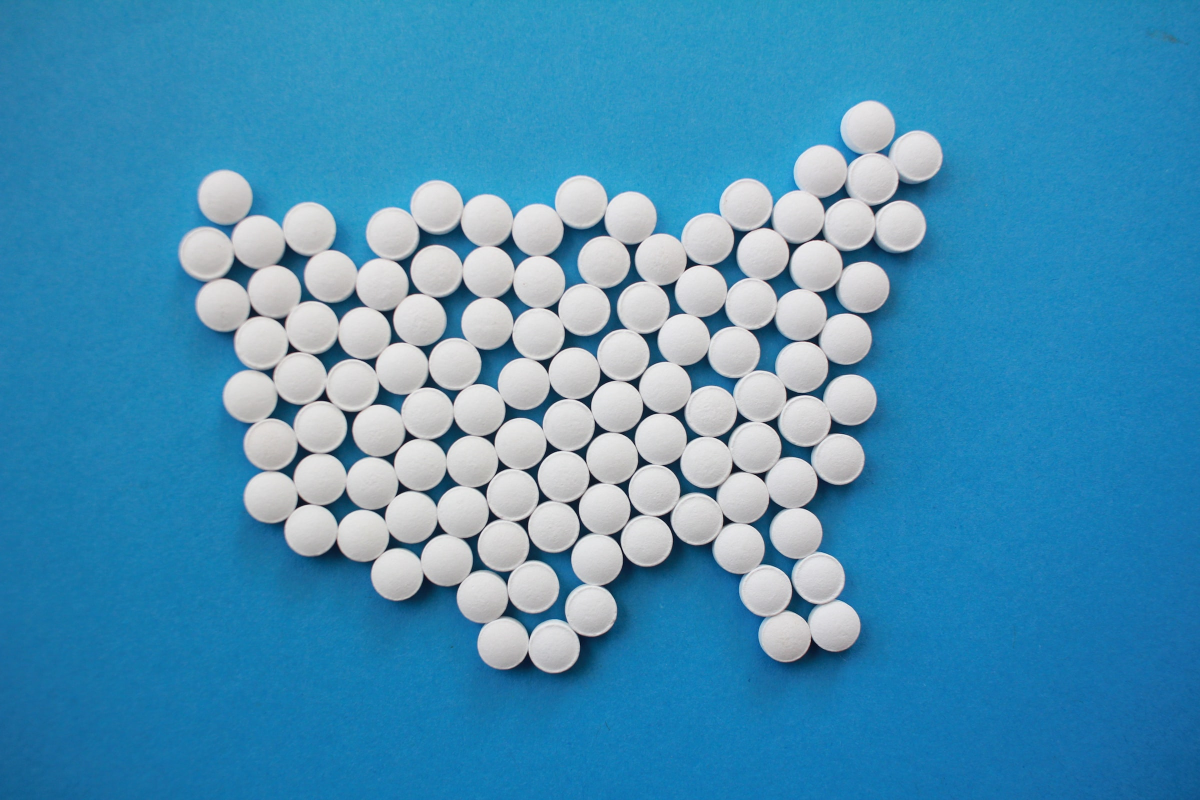
#> input picture data/misc/pills.jpg, 2400 x 1600 px (shown at 1/2 size)
$ jupyter execute --allow-errors TP2.ipynb
#> lines starting #> are read from the running program, lines starting #| are printed output that depends on the picture
[cell 1]
import numpy as np
import matplotlib.pyplot as plt
import glob
import torch

from torchvision import datasets, transforms
from skimage.filters import threshold_otsu, threshold_local
from skimage import data, color, img_as_ubyte
from skimage.feature import canny
from skimage.draw import circle_perimeter, ellipse_perimeter


from sklearn.decomposition import PCA
from sklearn.svm import SVC
from time import time
from PIL import Image
from sklearn.cluster import KMeans

# 1 Clustering Images

Cette section présente plusieurs méthodes de clustering et montre comment les utiliser pour grouper des images afin de trouver des groupes d'images similaires.
Le clustering peut être utilisé pour la reconnaissance d'images, pour diviser des ensembles de données d'images, et pour l'organisation et la navigation.
Nous verrons également comment utiliser le clustering pour visualiser la similarité entre les images.

### K-Means Clustering

K-means est un algorithme de clustering très simple qui tente de partitionner les données d'entrée en k-clusters.
K-means fonctionne en raffinant de manière itérative une estimation initiale des centroïdes de classe comme
comme suit :
1. Initialiser les centroïdes $μ_i, i = 1, ..., k$, au hasard ou avec une certaine approximation.
2. Assignez chaque point de données à la classe $c_i$ de son centroïde le plus proche.
3. Mettre à jour les centroïdes comme la moyenne de tous les points de données assignés à cette classe.
4. Répétez les étapes 2 et 3 jusqu'à la convergence.

K-means essaie de minimiser la variance totale au sein de la classe.

L'algorithme ci-dessus est un algorithme de raffinement heuristique qui fonctionne bien dans la plupart des cas, mais il ne garantit pas que la meilleure solution soit trouvée.
Pour éviter les effets du choix d'une mauvaise initialisation des centroïdes, l'algorithme est souvent exécuté plusieurs fois avec différents centroïdes d'initialisation.
Ensuite, la solution présentant la plus faible variance V est sélectionnée.
Le principal inconvénient de cet algorithme est que le nombre de clusters doit être décidé au préalable, et un choix inapproprié donnera de mauvais résultats de clustering.
Les avantages sont qu'il est simple à mettre en œuvre, qu'il est parallélisable et qu'il fonctionne bien pour un large éventail de problèmes sans qu'il soit nécessaire de le régler.

### 1.1 Clustering avec Sklearn

Bien que simple à mettre en œuvre, il n'est pas nécessaire de le faire. La bibliothèque Sklearn est fournie avec une implémentation des k-means. Voici comment l'utiliser.

[cell 2]
#Commençons par créer un échantillon de données 2D pour illustrer notre propos :
class1 = 1.5 * np.random.randn(100,2)
class2 = np.random.randn(100,2) + np.array([5,5])
X = np.vstack((class1,class2))

kmeans = KMeans(n_init = 'auto', n_clusters=2, random_state=0).fit(X)

# Cela génère deux classes normalement distribuées en deux dimensions.
# Pour essayer de regrouper les points, exécutez k-means avec k = 2 comme ceci :
centroids = kmeans.cluster_centers_

# The variance is returned but we don’t really need it, since the SciPy implementation computes several runs (default is 20) and selects the one with smallest variance for us.
# Now you can check where each data point is assigned using the vector quantization function in the SciPy package:
code = kmeans.predict(X)

# En vérifiant la valeur du code, nous pouvons voir s'il y a des affectations incorrectes.
# Pour visualiser, nous pouvons tracer les points et les centroïdes finaux :
plt.figure()
ndx = np.where(code==0)[0]
plt.plot(X[ndx,0],X[ndx,1],'*')

ndx = np.where(code==1)[0]
plt.plot(X[ndx,0],X[ndx,1],'r.')
plt.plot(centroids[:,0],centroids[:,1],'go')
plt.axis('off')
plt.show()
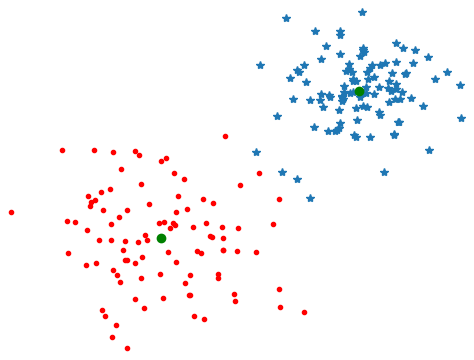
#> figure drawn by matplotlib, 1 panel

#### 📝 Q1 : Sur l'exemple ci-dessous que pouvez-vous conclure sur l'efficacité de clustering des k-means sur ce dataset synthétique ?

_Note : Here the function "where()" gives the indices for each class._

### 1.2 Clustering Images

---
__Storyboard:__

Dans cet exercice on se place dans le cadre dans un site qui s'apparenterait à Vinted, les utilisateurs mettent en ligne des photos de leur vêtements sans pour autant dire de quel type il s'agit: chaussures/sac/pull/etc.

Une partie des utilisateur ont fait correctement correspondre un __label__ (y_train) à chacun de leurs article (X_train), cependant une autre partie des utilisateurs n'a pas fait cet effort.

On cherche dans un premier temps à regrouper les articles présent dans cette base d'images afin de leur assigner une __classe__ par la suite.

---

Comme évoqué précédemment: le clustering est un algorithme d'apprentissage automatique non supervisé qui reconnaît les modèles sans étiquettes spécifiques et regroupe les données en fonction des caractéristiques. Dans notre cas, nous allons voir si un algorithme de clustering (k-means) peut trouver un modèle entre différentes images des vêtements présents dans f-MNIST sans les étiquettes (__y__).

Ici seront utilisés K-Means et PCA.
L'analyse en composantes principales (Principal Component Analysis) ou PCA est une méthode permettant de réduire les dimensions d'un ensemble de données donné tout en conservant la majeure partie de sa variance. Wikipedia la définit comme suit : "La PCA est définie comme une transformation linéaire orthogonale qui transforme les données dans un nouveau système de coordonnées de sorte que la plus grande variance par une certaine projection scalaire des données se situe sur la première coordonnée (appelée première composante principale), la deuxième plus grande variance sur la deuxième coordonnée, et ainsi de suite."

_Note: Maitriser ce sujet est tout sauf essentiel ici, il faut simplement comprendre que la PCA est utilisée dans un but de réduction de dimension._

En résumé, la PCA réduit les dimensions de l'ensemble de données tout en conservant la plupart des informations. Par exemple, si un ensemble de données possède 1000 caractéristiques, il peut-être réduit à 200 caractéristiques en fonction de la quantité spécifiée de variance conservée.
Plus la variance retenue est élevée, plus l'information est conservée, mais plus les dimensions résultantes seront importantes.

Moins de dimensions signifie moins de temps pour former et tester un modèle.
Dans certains cas, les modèles qui utilisent un ensemble de données avec la PCA sont plus performants que sur l'ensemble de données original.

__Le plan d'attaque est le suivant:__ exécuter les k-means sur le jeu de données, mais seulement après avoir appliqué la PCA sur celui-ci, donc:

1. Charger le dataset depuis keras
2. Pré-traiter les données, aplatir les données (de 60000 x ? x ? array à 60000 x ? array)
3. Appliquez la PCA pour réduire les dimensions (? à 420 avec une variance de 0,98).
4. Appliquez la classification K-means sur l'ensemble de données PC (10 clusters).
5. Observez et analysez les résultats à l'aide de matplotlib.

__Chargement du Dataset__ f-MNIST est un jeu de données se composant d'__images de mêmes tailles__, de différentes variétés de vêtements, les chiffres représentant les types de vêtements suivants.

[cell 3]
# Mapping from label indices to description
label_to_desc = ['T-Shirt/Top', 'Trouser', 'Pullover', 'Dress', 'Coat', 'Sandals', 'Shirt', 'Sneaker', 'Bag', 'Ankle boots']

# Loading the dataset
# Assuming you want to use the Fashion MNIST dataset
#> (the rest of this cell did not finish here and is left out)

#### 📝 Q2: Après avoir chargé le dataset, déterminer de quelles tailles sont les images contenues initialement dans le dataset.

#### 📝 Q3: Afficher quelques images contenues dans ce dataset.

#> (a cell that did not finish here is left out)

[cell 5]
#Q2
img_size = ... #Entre 25 et 30

[cell 6]
#Q3
fig, ax = plt.subplots(1, 1, figsize=(8, 4))
#> (the rest of this cell did not finish here and is left out)

__Prétraitement des données__: nous transformons les données en tableau 2D à partir d'un tableau 3D en aplatissant les caractéristiques en une dimension.
Chaque image du tableau img_size x img_size est maintenant un tableau unique de img_size² caractéristiques. Ainsi, notre jeu de données devient un tableau de dimension 60000 x img_size² à partir de sa version initiale de dimension 60000 x img_size x img_size.

#> (a cell that did not finish here is left out)

__PCA (Principle Component Analysis)__: nous allons maintenant utiliser la PCA sur notre dataset pour réduire ses dimensions.
Nous choisirons notre variance retenue de __0,98__ (valeur sélectionnée par "trial and error") et l'utiliserons sur notre ensemble de données.

#### 📝 Q4 : Editez le code suivant pour afficher la dimension des datasets avant et après PCA. Il est possible d'obtenir la dimension du dataset avant d'employer la fonction "transform", indice: il suffit d'utiliser un des attributs de l'objet "pca".

#> (a cell that did not finish here is left out)

Nous pouvons également effectuer une transformation inverse des données pour voir comment les données ont été altérées par la PCA.

#### 📝 Q5 : Compléter le code ci-dessous pour affichez correctement les images. _Indice: vous devrez utiliser la fonction 'reshape'

#> (a cell that did not finish here is left out)

__K-Means Clustering__: Pour construire le modèle k-means, nous avons besoin des valeurs des paramètres suivants.

- __'init'__ : Méthode d'initialisation des centroïdes. __La valeur sera : "k-means++"_. k-means++ : Sélectionne les centres initiaux des clusters pour le clustering k-mean d'une manière intelligente pour accélérer la convergence.

- __'n_clusters'__ : Le nombre de clusters à former ainsi que le nombre de centroïdes à générer. __La valeur sera : 10__ ( nous avons 10 classes selon l'INDEX, ce n'est peut-être pas le meilleur mais c'est suffisant pour notre contexte)

- __'n_init'__ : Nombre de fois que l'algorithme k-means sera exécuté avec différentes graines de centroïdes. Le résultat final sera la meilleure sortie de n_init exécutions consécutives en termes d'inertie. __La valeur sera : 35__ sur la base de nos résultats d'inertie (ce n'est peut-être pas le meilleur mais c'est suffisant pour notre contexte).

Nous avons maintenant notre modèle et nous l'adaptons à notre jeu de données.
Essayez d'abord d'utiliser les paramètres mentionnés pour vérifier les résultats.
Vous pourrez les changer plus tard et observer des résultats différents.

#### 📝 Q6 : En exploitant les questions précédentes et les exemples initiliser un objet 'k_means' avec les paramètres souhaités et ajuster le (avec la fonction '.fit') à vos données (obtenues après PCA).

#> (a cell that did not finish here is left out)

Maintenant, le modèle a été ajusté sur notre jeu de données d'images sur lequel nous avons effectué une ACP.
Les données sont maintenant divisées en 10 clusters.
Nous devons maintenant vérifier quel type d'image se retrouve dans chacun de ces clusters et voir s'il y a un certain schéma.
Rappelez-vous que la distribution sera similaire mais que le nombre (étiquette) des clusters pourrait être différent lorsque vous exécuterez cette opération.

__Visualisation et analyse__: Après le fit, nous utilisons le code suivant pour visualiser nos clusters.

#### 📝 Q7 : En utilisant l'attribut '.labels_' de l'objet 'k_means' vous pourrez obtenir les labels affectés aux objets du dataset 'X_train_pca'. Completer le code suivant :

#> (a cell that did not finish here is left out)

Si tout s'est bien passé vous devriez obtenir une mosaique d'images plutôt similaires, pour 'clust=3' j'obtiens un groupe composé uniquement de bottes.

On fait l'hypothèse que notre modèle est "fiable" et qu'on peut ainsi s'en servir pour suggérer à un utilisateur uploadant une image sans label un label associé.
Pour cela on va choisir aléatoirement une image dans le dataset de test "X_test" et tenter de lui associé dans un premier temps 5 articles où images similaire présentes dans "X_train" et la classe la plus probable associée.

#### 📝 Q8 : compléter le code ci-dessous pour réaliser la suggestions d'articles associée et la prédiction de la classe de l'image choisie.

#> (a cell that did not finish here is left out)

### 1.3 Clustering Pixels

Avant de clore cette section, nous allons examiner un exemple de regroupement de pixels individuels plutôt que d'images entières.
Le regroupement des régions et des pixels d'une image en composants "significatifs" est appelé segmentation d'image.
L'application naïve des k-means sur les valeurs des pixels ne donnera rien de significatif, sauf pour les images très simples.
Des modèles de classe plus sophistiqués que la couleur moyenne des pixels ou la cohérence spatiale sont nécessaires pour produire des résultats utiles.
Pour l'instant, appliquons simplement les k-means aux valeurs RGB et préoccupons-nous de la résolution des problèmes de segmentation.
L'exemple de code suivant prend une image, la réduit à une version de plus faible résolution dont les pixels sont les valeurs moyennes des régions de l'image d'origine (prises sur une grille carrée de taille pas-à-pas), et regroupe les régions à l'aide de k-means :

#### 📝 Q9 : Completez le code ci-dessous pour que les kmeans découpent l'image en 2 groupes distincts.

#> (a cell that did not finish here is left out)

#### 📝 Q10 : Sur l'image segmentée, quelle est la proportion occupée par la surface qui représente l'ile sur l'image ?

[cell 14]
S_r = ... #Nombre de pixels égaux à 1 divisé par nombre de pixels
#> (the rest of this cell did not finish here and is left out)

#### 📝 Q11 : La photo a été réalisée avec l'échelle suivante 1km = 30pixels, tenter d'obtenir une approximation de la surface émergé des terres.

PS: les nuages feront partis de la marge d'erreurs.

_Note : L'île est située au large de la Norvège et s'appelle "Bjørnøya" si vous souhaitez obtenir la surface "officielle" de l'île, attention la segmentation ne comptera pas les lacs intérieurs comme faisant partie de la surface de l'île vous devriez logiquement obtenir une surface plus faible que celle fournie par Wikipédia._

[cell 15]
S_island = ...
#> (the rest of this cell did not finish here and is left out)

_L'île est située au large de la Norvège et s'appelle "Bjørnøya" si vous souhaitez obtenir la surface "officielle" de l'île, attention la segmentation ne comptera pas les lacs intérieurs comme faisant partie de la surface de l'île vous devriez logiquement obtenir une surface plus faible que celle fournie par Wikipédia._

The input to k-means is an array with steps*steps rows, each containing the R, G, and B mean values.
To visualize the result, we use SciPy’s imresize() function to show the steps*steps image at the original image coordinates.
The parameter interp specifies what type of interpolation to use; here we use nearest neighbor so we don’t introduce new pixel values at the transitions between classes.
Figure 6-4 shows results using 50 × 50 and 100 × 100 regions for two relatively simple example images.
Note that the ordering of the k-means labels (in this case the colors in the result images) is arbitrary.
As you can see, the result is noisy despite down-sampling to only use a few regions.
There is no spatial consistency and it is hard to separate regions, like the boy and the grass in the lower example.
Spatial consistency and better separation will be dealt with later, together with other image segmentation algorithms.
Now let’s move on to the next basic clustering algorithm.

### 1.4 Dénombrement d'objets similaires

"Gros coup de filet pour les policiers Niortait ce samedi, dans le quartier de la gare, pas très loin du commissariat.
Ils ont contrôlé un jeune homme d'une vingtaine d'années au comportement suspect, ce dernier manipulait des substances devant son garage afin de les vendre au prochain teknival".

Voilà le contenu (fictif) d'un article paru dans la presse locale, la saisi se présente sous différents pocheton dont le nombre de pillule varie, la composition de celles-ci étant artisanale les policiers ne peuvent exploiter une approche par le poids pour déterminer le nombre de pillules trouvées chez le jeune homme.

On se propose ici de réaliser un algorithme capable de compter le nombre de pillule sur chaque photographie.

On va utiliser ici la transformée de Hough, dans sa forme la plus simple, est une méthode de détection des lignes droites, mais elle peut également être utilisée pour détecter des cercles ou des ellipses.

Mais dans un premier temps on va devoir segmenter les pillules du fond.

#### 📝 Q12 : compléter le code ci-dessous pour obtenir une image segmentée.

[cell 16]
# Load picture and detect edges
img_rgb = img_as_ubyte(Image.open('data/misc/pills.jpg'))
#> img_rgb is the input picture: shape (1600, 2400, 3); mean R, G, B 71.9, 144.7, 182.8
w, h, d = img_rgb.shape
#> w = 1600; h = 2400; d = 3
assert d == 3
image_array = np.reshape(img_rgb, (w * h, d))

kmeans = ... #Easy

#> (the rest of this cell did not finish here and is left out)
